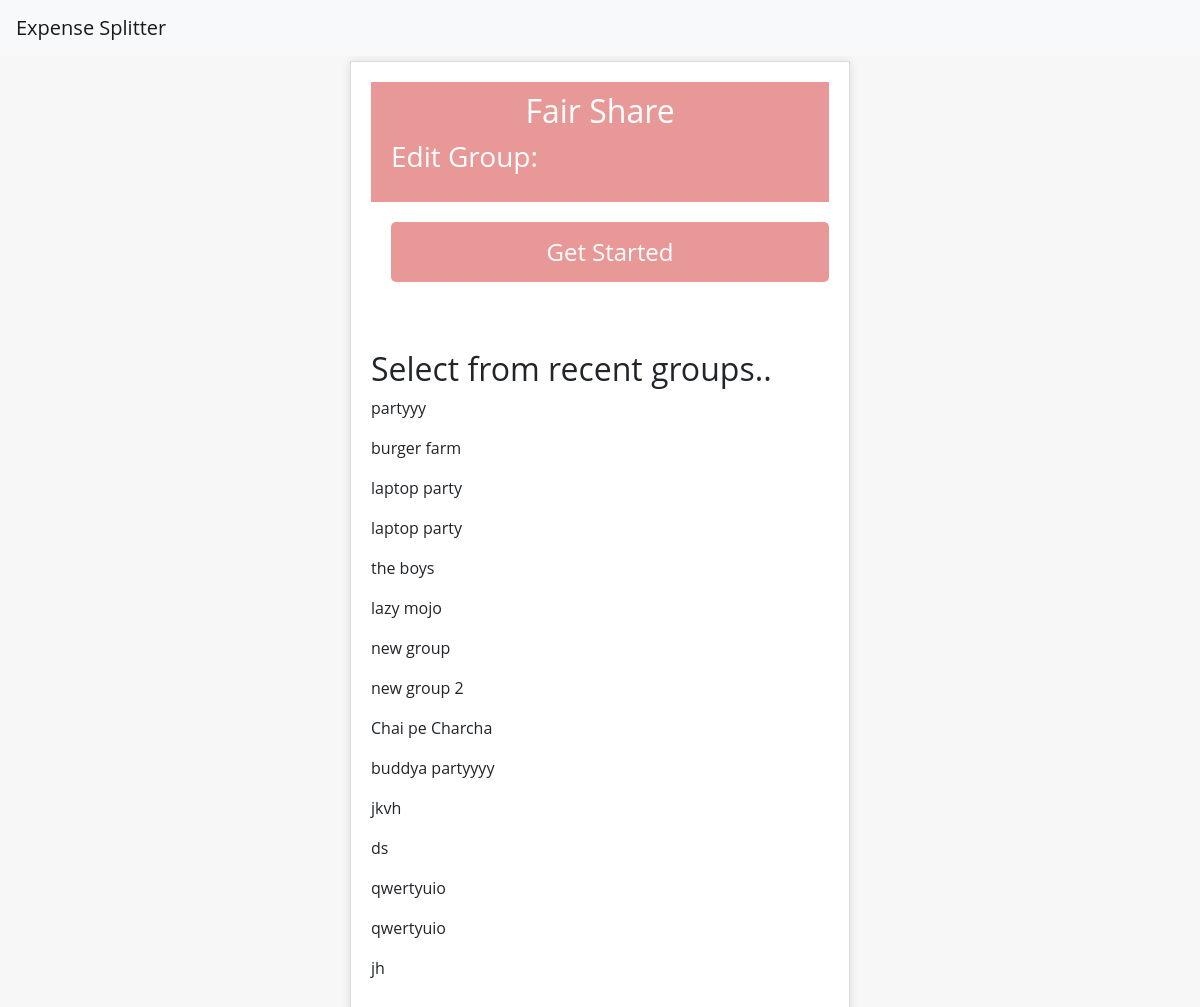
The app's page /, older data.
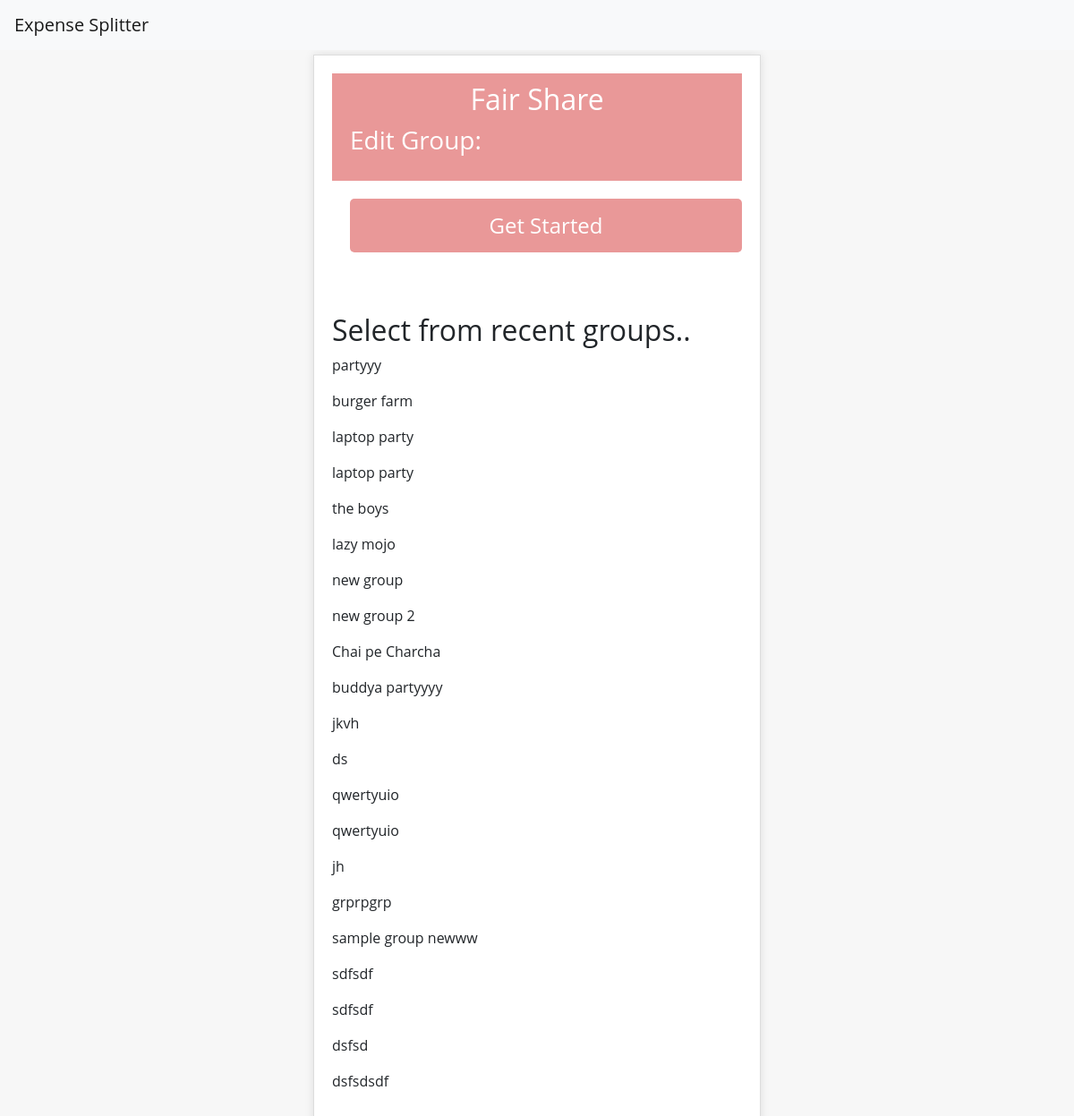
The same page, newer data.
### expenses/models.py (models this page shows, shortened)
class Group(models.Model):
    id = models.UUIDField(primary_key=True, default=uuid.uuid4, editable=False)
    grp_name = models.CharField(max_length=25)
    members = models.ManyToManyField(Member, through='GroupMember', related_name='groups')

### expenses/views.py (the view)
# urls.py: path('', views.dashboard, name='home'),
def dashboard(request):
    groups = Group.objects.all()
    return render(request, 'expenses/dashboard.html', {'groups': groups})

### expenses/templates/expenses/dashboard.html (shortened to what this page needs)
{% extends 'expenses/base.html' %}
{% load static %}
{% block content %}
<div class="header">
    <h2>Fair Share</h2>
    <div class="sub-header">
        <h3>Edit Group: {{ group.name }}</h3>
    </div>
</div>
<div class = "content">
  <a href="{% url 'create_group' %}" ><button type="submit"class="add-transaction-button">Get Started</button></a>
</div>
<br><br>
  <h2>Select from recent groups..</h2>
    {% for group in groups %}
      <p>
        <a href="{% url 'group_detail' group.id %}" class= "recent-grp" >{{ group.grp_name }}</a>
      </p>
    {% endfor %}
{% endblock %}

Row changes from the older to the newer data that the page shows:
added Group: grp_name "grprpgrp"
added Group: grp_name "sample group newww"
added Group: grp_name "sdfsdf"
added Group: grp_name "sdfsdf"
added Group: grp_name "dsfsd"
added Group: grp_name "dsfsdsdf"
